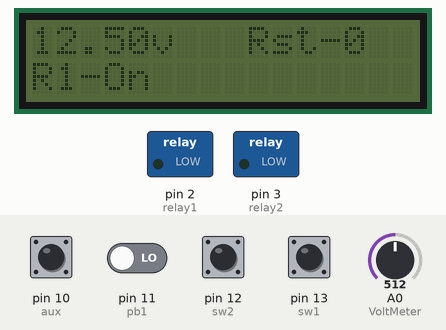
A sketch run on a simulated Arduino Uno, built with avr-gcc and run on an emulated ATmega328P. On the bench: 16×2 character LCD, switched loads named in the sketch (green lamp = pin HIGH). Inputs (shaded band) come from the test bench; at power-on: pin 10 (aux) HIGH, pin 11 (pb1), pin 12 (sw2), pin 13 (sw1) LOW, A0 (VoltMeter) = 512.

Above: at 1.2 s.
1.3 s: pin 11 (pb1) driven HIGH
At 2.4 s:
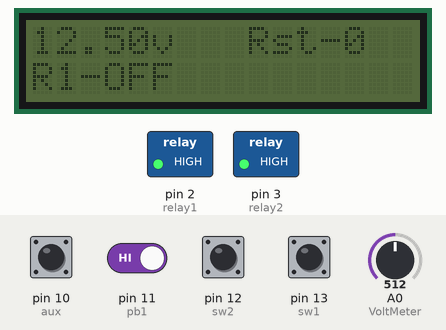
3.6 s: A0 (VoltMeter) set to 500
At 5.3 s:
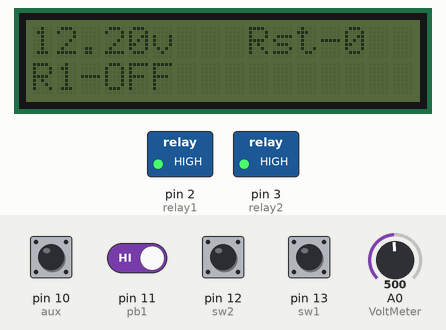
5.6 s: A0 (VoltMeter) set to 484
At 7.4 s:
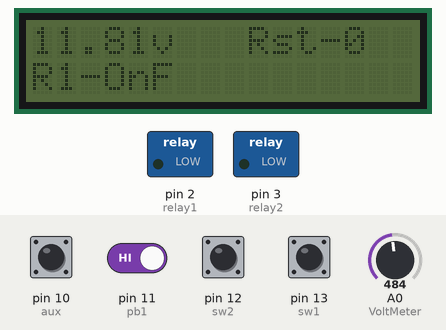
7.7 s: pin 12 (sw2) pulled HIGH for 1.25 s
At 8.5 s:
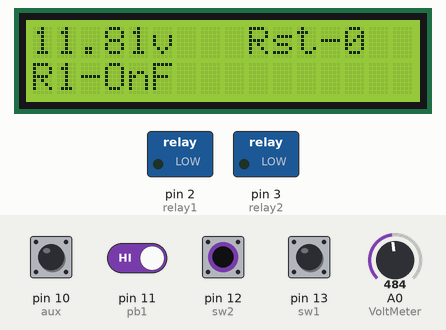
10.7 s: A0 (VoltMeter) set to 716
At 12.1 s:
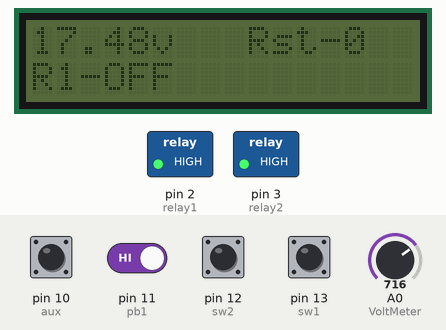
13.8 s: pin 12 (sw2) pulled HIGH for 1.25 s
At 14.9 s:
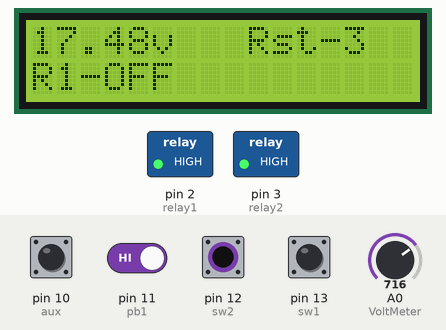
Timing chart, 0 to 16.8 s (numbered marks = the images above; inputs shaded):
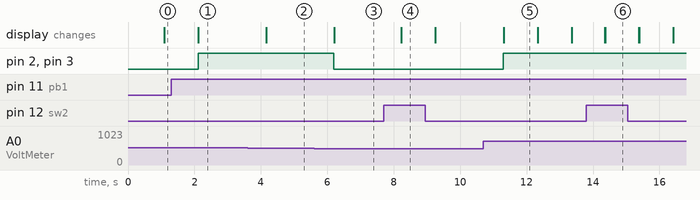

Measured:
- the behaviour switches between 492 and 491 on A0 (VoltMeter) (found by bisection; images 2 and 3)
- after the input at 1.3 s, pin 2 (relay1), pin 3 (relay2): LOW → HIGH after 0.81 s; the display: changes after 0.82 s (image 1)
- after the input at 3.6 s, the display: changes after 0.56 s (image 2)
- after the input at 5.6 s, pin 2 (relay1), pin 3 (relay2): HIGH → LOW after 0.60 s; the display: changes after 0.61 s (image 3)
- after the input at 7.7 s, the display: changes after 0.53 s (image 4)
- after the input at 10.7 s, pin 2 (relay1), pin 3 (relay2): LOW → HIGH after 0.60 s; the display: changes after 0.61 s (image 5)
- after the input at 13.8 s, the display: first changes after 0.55 s (image 6 shows a later state)

The sketch:

Solar_Switcher_v5.ino
```cpp
#define VoltMeter A0
#include <LiquidCrystal_I2C.h>
#include <Wire.h>

int relay1 = 2;
int relay2 = 3;
int relay3 = 4;
int relay4 = 5;
int relay_reset;

int bcklght=0;

int sw1= 13; //switch for main group
int sw2 = 12; //switch for secondary group
int pb1 = 11; // push button
int aux= 10; // auxilarry

LiquidCrystal_I2C lcd(0x27,16,2);

void setup() {
  // put your setup code here, to run once:
  Wire.begin();
  lcd.init();
  lcd.backlight();
  Serial.begin(9600);

  pinMode(relay1, OUTPUT);
  pinMode(relay2, OUTPUT);
  //pinMode(relay3, OUTPUT);
  //pinMode(relay4, OUTPUT);

  pinMode(sw1,INPUT);
  pinMode(sw2,INPUT);
  pinMode(pb1,INPUT);
  pinMode(aux,INPUT);

  relay_group_1_on();
  //relay_group_2_off();
  relay_reset = 0;
}

void loop() {
  // put your main code here, to run repeatedly:
  int reading = analogRead(VoltMeter);
  double voltage = map(reading,0,1024,0,2500);
  voltage = voltage/100;
  lcd.setCursor(0,0);
  lcd.print(voltage);
  lcd.print("v");
  lcd.print("   Rst-");
  lcd.print(relay_reset);

  if ((voltage >=13)&& (relay_reset <60)){
    relay_reset+=1;
  }

  if (voltage <13){
    relay_reset = 0;
  }

// 1st relay group
  if (((voltage < 12) || (digitalRead(sw1)== HIGH)) || (digitalRead(aux)== LOW)){
    relay_group_1_on();
  }
  else if ((relay_reset >= 60) ||(digitalRead(pb1)== HIGH)) {
    relay_group_1_off();

  }
// 2nd relay group

/*automated relay 2 setup
  if ((voltage < 13) || (digitalRead(sw2)== HIGH)){
    relay_group_2_on();
  }
  else if ((relay_reset >= 60) || (digitalRead(pb1)== HIGH)) {
    relay_group_2_off();
  }

//basic relay 2 setup
  if ((digitalRead(sw2)== HIGH) && (digitalRead(aux)== HIGH)) {
        relay_group_2_on();
  }
  else {
    relay_group_2_off();
  }
 */

  delay(1000);

  //monitor();

  //Serial.println(digitalRead(relay3));
  backlight_control();
}

/*void monitor (){

  Serial.print("Switch 1 - ");
  Serial.println(digitalRead(sw1));
  Serial.print("Switch 2 - ");
  Serial.println(digitalRead(sw2));

  Serial.print("Button 1 - ");
  Serial.println(digitalRead(pb1));

  Serial.print("Aux - ");
  Serial.println(digitalRead(aux));

}*/

void relay_group_1_on(){

    digitalWrite(relay1, LOW);
    digitalWrite(relay2, LOW);
    lcd.setCursor(0,1);
    lcd.print("R1-On");

}

void relay_group_1_off(){

    digitalWrite(relay1, HIGH);
    digitalWrite(relay2, HIGH);
    lcd.setCursor(0,1);
    lcd.print("R1-OFF");
}
/*
void relay_group_2_on(){

    digitalWrite(relay3, LOW);
    digitalWrite(relay4, LOW);
    lcd.setCursor(9,1);
    lcd.print("R2-On  ");

}

void relay_group_2_off(){

    digitalWrite(relay3, HIGH);
    digitalWrite(relay4, HIGH);
    lcd.setCursor(9,1);
    lcd.print("R2-OFF  ");
}
*/

void backlight_control(){

  // controls turning on/off of the backlight

  if (digitalRead(sw2)== HIGH){
    lcd.backlight();
  }
  else{
    lcd.noBacklight();
  }

}
```
